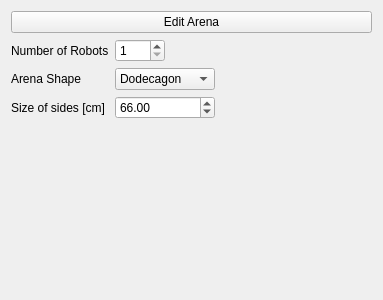
<?xml version="1.0" encoding="UTF-8"?>
<ui version="4.0">
 <class>Form</class>
 <widget class="QWidget" name="Form">
  <property name="geometry">
   <rect>
    <x>0</x>
    <y>0</y>
    <width>383</width>
    <height>300</height>
   </rect>
  </property>
  <property name="windowTitle">
   <string>Form</string>
  </property>
  <layout class="QVBoxLayout" name="verticalLayout">
   <item>
    <widget class="QPushButton" name="ArenaEditButton">
     <property name="text">
      <string>Edit Arena</string>
     </property>
    </widget>
   </item>
   <item>
    <widget class="QWidget" name="ArenaForm" native="true">
     <layout class="QFormLayout" name="formLayout">
      <property name="leftMargin">
       <number>0</number>
      </property>
      <property name="topMargin">
       <number>0</number>
      </property>
      <property name="rightMargin">
       <number>0</number>
      </property>
      <property name="bottomMargin">
       <number>0</number>
      </property>
      <item row="0" column="0">
       <widget class="QLabel" name="label">
        <property name="text">
         <string>Number of Robots</string>
        </property>
       </widget>
      </item>
      <item row="0" column="1">
       <widget class="QSpinBox" name="RobotNumber">
        <property name="maximumSize">
         <size>
          <width>50</width>
          <height>16777215</height>
         </size>
        </property>
        <property name="minimum">
         <number>1</number>
        </property>
        <property name="maximum">
         <number>100</number>
        </property>
       </widget>
      </item>
      <item row="1" column="0">
       <widget class="QLabel" name="label_2">
        <property name="text">
         <string>Arena Shape</string>
        </property>
       </widget>
      </item>
      <item row="1" column="1">
       <widget class="QComboBox" name="Shape">
        <property name="maximumSize">
         <size>
          <width>100</width>
          <height>16777215</height>
         </size>
        </property>
        <property name="currentIndex">
         <number>3</number>
        </property>
        <property name="frame">
         <bool>true</bool>
        </property>
        <item>
         <property name="text">
          <string>Square</string>
         </property>
        </item>
        <item>
         <property name="text">
          <string>Hexagon</string>
         </property>
        </item>
        <item>
         <property name="text">
          <string>Octagon</string>
         </property>
        </item>
        <item>
         <property name="text">
          <string>Dodecagon</string>
         </property>
        </item>
        <item>
         <property name="text">
          <string>Circle</string>
         </property>
        </item>
       </widget>
      </item>
      <item row="2" column="0">
       <widget class="QLabel" name="label_3">
        <property name="text">
         <string>Size of sides [cm]</string>
        </property>
       </widget>
      </item>
      <item row="2" column="1">
       <widget class="QDoubleSpinBox" name="SideLength">
        <property name="maximumSize">
         <size>
          <width>100</width>
          <height>16777215</height>
         </size>
        </property>
        <property name="value">
         <double>66.000000000000000</double>
        </property>
       </widget>
      </item>
     </layout>
    </widget>
   </item>
  </layout>
 </widget>
 <resources/>
 <connections/>
</ui>
